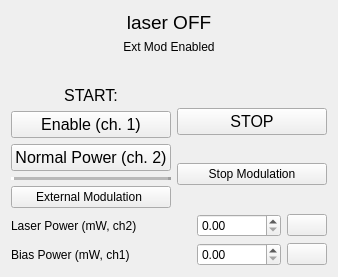
     <widget class="QWidget" name="laser_tab">
      <attribute name="title">
       <string>Laser</string>
      </attribute>
      <layout class="QGridLayout" name="gridLayout_4">
       <item row="8" column="3">
        <widget class="QPushButton" name="toptica_set_bias_power_btn">
         <property name="maximumSize">
          <size>
           <width>40</width>
           <height>16777215</height>
          </size>
         </property>
         <property name="text">
          <string/>
         </property>
         <property name="icon">
          <iconset>
           <normaloff>../icons/arrow.png</normaloff>../icons/arrow.png</iconset>
         </property>
        </widget>
       </item>
       <item row="1" column="0" colspan="4">
        <widget class="QLabel" name="toptica_emission_indicator">
         <property name="maximumSize">
          <size>
           <width>16777215</width>
           <height>100</height>
          </size>
         </property>
         <property name="font">
          <font>
           <pointsize>14</pointsize>
          </font>
         </property>
         <property name="text">
          <string>&lt;html&gt;&lt;head/&gt;&lt;body&gt;&lt;p&gt;&lt;img src=&quot;:/led_icons/RED_LED_OFF.png&quot;/&gt;&lt;img src=&quot;:/led_icons/RED_LED_OFF.png&quot;/&gt;&lt;img src=&quot;:/led_icons/RED_LED_OFF.png&quot;/&gt;&lt;img src=&quot;:/led_icons/RED_LED_OFF.png&quot;/&gt;&lt;img src=&quot;:/led_icons/RED_LED_OFF.png&quot;/&gt;&lt;img src=&quot;:/led_icons/RED_LED_OFF.png&quot;/&gt;&lt;img src=&quot;:/led_icons/RED_LED_OFF.png&quot;/&gt;&lt;img src=&quot;:/led_icons/RED_LED_OFF.png&quot;/&gt;&lt;img src=&quot;:/led_icons/RED_LED_OFF.png&quot;/&gt;&lt;img src=&quot;:/led_icons/RED_LED_OFF.png&quot;/&gt;&lt;img src=&quot;:/led_icons/RED_LED_OFF.png&quot;/&gt;&lt;img src=&quot;:/led_icons/RED_LED_OFF.png&quot;/&gt;&lt;img src=&quot;:/led_icons/RED_LED_OFF.png&quot;/&gt;&lt;img src=&quot;:/led_icons/RED_LED_OFF.png&quot;/&gt;&lt;img src=&quot;:/led_icons/RED_LED_OFF.png&quot;/&gt;&lt;/p&gt;&lt;p&gt;laser OFF&lt;/p&gt;&lt;/body&gt;&lt;/html&gt;</string>
         </property>
         <property name="alignment">
          <set>Qt::AlignCenter</set>
         </property>
        </widget>
       </item>
       <item row="7" column="2">
        <widget class="CustomDoubleSpinBox" name="toptica_power_spbx">
         <property name="keyboardTracking">
          <bool>false</bool>
         </property>
         <property name="maximum">
          <double>150000.000000000000000</double>
         </property>
        </widget>
       </item>
       <item row="8" column="2">
        <widget class="CustomDoubleSpinBox" name="toptica_bias_spbx">
         <property name="keyboardTracking">
          <bool>false</bool>
         </property>
         <property name="maximum">
          <double>150000.000000000000000</double>
         </property>
        </widget>
       </item>
       <item row="7" column="3">
        <widget class="QPushButton" name="toptica_set_power_btn">
         <property name="text">
          <string/>
         </property>
         <property name="icon">
          <iconset>
           <normaloff>../icons/arrow.png</normaloff>../icons/arrow.png</iconset>
         </property>
        </widget>
       </item>
       <item row="5" column="0" colspan="4">
        <layout class="QHBoxLayout" name="horizontalLayout">
         <item>
          <layout class="QVBoxLayout" name="verticalLayout_2">
           <item>
            <widget class="QLabel" name="label_46">
             <property name="font">
              <font>
               <pointsize>12</pointsize>
              </font>
             </property>
             <property name="text">
              <string>START:</string>
             </property>
             <property name="alignment">
              <set>Qt::AlignCenter</set>
             </property>
            </widget>
           </item>
           <item>
            <widget class="QPushButton" name="toptica_bias_enable_btn">
             <property name="font">
              <font>
               <pointsize>12</pointsize>
              </font>
             </property>
             <property name="text">
              <string>Enable (ch. 1)</string>
             </property>
            </widget>
           </item>
           <item>
            <widget class="QPushButton" name="toptica_start_laser_btn">
             <property name="minimumSize">
              <size>
               <width>150</width>
               <height>0</height>
              </size>
             </property>
             <property name="font">
              <font>
               <pointsize>12</pointsize>
              </font>
             </property>
             <property name="text">
              <string>Normal Power (ch. 2)</string>
             </property>
            </widget>
           </item>
           <item>
            <widget class="QFrame" name="frame_11">
             <property name="frameShape">
              <enum>QFrame::HLine</enum>
             </property>
             <property name="frameShadow">
              <enum>QFrame::Raised</enum>
             </property>
             <property name="lineWidth">
              <number>3</number>
             </property>
             <property name="midLineWidth">
              <number>5</number>
             </property>
            </widget>
           </item>
           <item>
            <widget class="QPushButton" name="toptica_enable_digital_input_btn">
             <property name="text">
              <string>￼￼￼￼External Modulation</string>
             </property>
            </widget>
           </item>
          </layout>
         </item>
         <item>
          <layout class="QVBoxLayout" name="verticalLayout">
           <item>
            <widget class="QPushButton" name="toptica_stop_laser_btn">
             <property name="minimumSize">
              <size>
               <width>150</width>
               <height>0</height>
              </size>
             </property>
             <property name="font">
              <font>
               <pointsize>12</pointsize>
              </font>
             </property>
             <property name="text">
              <string>STOP</string>
             </property>
            </widget>
           </item>
           <item>
            <widget class="QPushButton" name="toptica_stop_mod_btn">
             <property name="text">
              <string>Stop Modulation</string>
             </property>
            </widget>
           </item>
          </layout>
         </item>
        </layout>
       </item>
       <item row="8" column="0">
        <widget class="QLabel" name="label_48">
         <property name="text">
          <string>Bias Power (mW, ch1)</string>
         </property>
        </widget>
       </item>
       <item row="2" column="0" colspan="4">
        <widget class="QLabel" name="toptica_mod_indicator">
         <property name="maximumSize">
          <size>
           <width>16777215</width>
           <height>60</height>
          </size>
         </property>
         <property name="text">
          <string>&lt;html&gt;&lt;head/&gt;&lt;body&gt;&lt;p align=&quot;center&quot;&gt;Ext Mod Enabled&lt;/p&gt;&lt;p align=&quot;center&quot;&gt;&lt;img src=&quot;:/led_icons/RED_LED_OFF.png&quot;/&gt;&lt;/p&gt;&lt;/body&gt;&lt;/html&gt;</string>
         </property>
        </widget>
       </item>
       <item row="7" column="0">
        <widget class="QLabel" name="label_47">
         <property name="text">
          <string>Laser Power (mW, ch2)</string>
         </property>
        </widget>
       </item>
      </layout>
     </widget>
